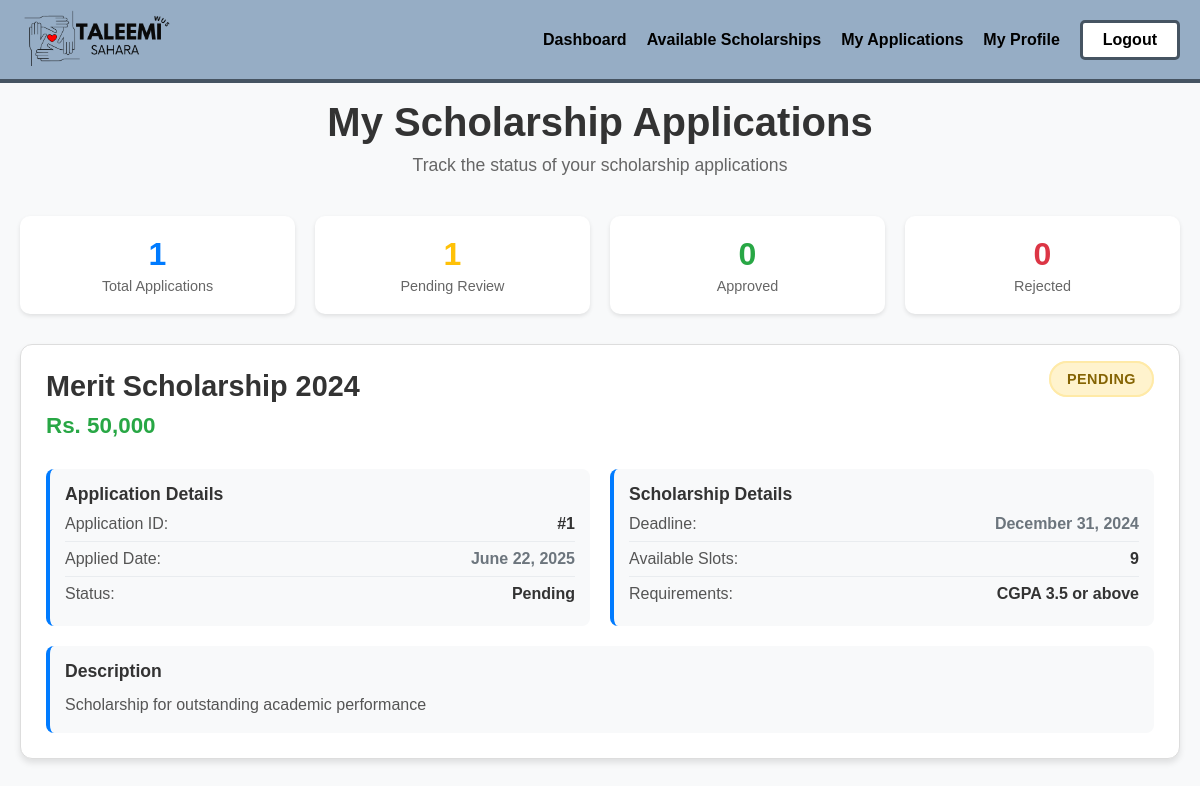
The app's page /student/my_applications.php (signed in) with its own data.
### tables this page shows
CREATE TABLE `scholarship_applications` (
  `id` int(11) NOT NULL,
  `student_id` int(11) NOT NULL,
  `scholarship_id` int(11) NOT NULL,
  `status` enum('pending','approved','rejected') DEFAULT 'pending',
  `application_date` timestamp NOT NULL DEFAULT current_timestamp(),
  `notes` text DEFAULT NULL
);

CREATE TABLE `scholarships` (
  `id` int(11) NOT NULL,
  `title` varchar(255) NOT NULL,
  `description` text DEFAULT NULL,
  `amount` decimal(10,2) NOT NULL,
  `requirements` text DEFAULT NULL,
  `deadline` date NOT NULL,
  `available_slots` int(11) NOT NULL DEFAULT 1,
  `status` enum('active','inactive') DEFAULT 'active',
  `created_at` timestamp NOT NULL DEFAULT current_timestamp()
);

### student/my_applications.php (the view, shortened to what this page needs)
<?php
require_once '../config/database.php';
$sql = "SELECT sa.*, sch.title as scholarship_title, sch.amount as scholarship_amount,
               sch.description as scholarship_description, sch.requirements as scholarship_requirements,
               sch.deadline as scholarship_deadline, sch.available_slots as scholarship_slots
        FROM scholarship_applications sa
        JOIN scholarships sch ON sa.scholarship_id = sch.id
        WHERE sa.student_id = ?
        ORDER BY sa.application_date DESC";
try {
    $stmt = $conn->prepare($sql);
    $stmt->bind_param("i", $_SESSION['user_id']);
    $stmt->execute();
    $applications = $stmt->get_result()->fetch_all(MYSQLI_ASSOC);
} catch (Exception $e) {
    $applications = [];
    $error_message = $e->getMessage();
}
?>
<!DOCTYPE html>
<html lang="en">
<head>
    <link rel="stylesheet" href="../css/font.css">
</head>
<body>
    <?php include '../components/student-navbar.php'; ?>
    <div class="applications-container">
        <div class="page-header">
            <h1>My Scholarship Applications</h1>
            <p>Track the status of your scholarship applications</p>
        </div>
        <?php if (empty($applications)): ?>
            <div class="no-applications">
                <h2>No Applications Yet</h2>
                <p>You haven't applied for any scholarships yet. Start exploring available opportunities!</p>
                <a href="scholarships.php" class="apply-now-btn">Browse Scholarships</a>
            </div>
        <?php else: ?>
            <div class="stats-section">
                <?php
                $total_applications = count($applications);
                $pending_count = 0;
                $approved_count = 0;
                $rejected_count = 0;
                foreach ($applications as $app) {
                    switch ($app['status']) {
                        case 'pending':
                            $pending_count++;
                            break;
                    }
                }
                ?>
                <div class="stat-card stat-total">
                    <div class="stat-number"><?php echo $total_applications; ?></div>
                    <div class="stat-label">Total Applications</div>
                </div>
                <div class="stat-card stat-pending">
                    <div class="stat-number"><?php echo $pending_count; ?></div>
                    <div class="stat-label">Pending Review</div>
                </div>
                <div class="stat-card stat-approved">
                    <div class="stat-number"><?php echo $approved_count; ?></div>
                    <div class="stat-label">Approved</div>
                </div>
                <div class="stat-card stat-rejected">
                    <div class="stat-number"><?php echo $rejected_count; ?></div>
                    <div class="stat-label">Rejected</div>
                </div>
            </div>
            <?php foreach ($applications as $application): ?>
                <div class="application-card">
                    <div class="application-header">
                        <div class="scholarship-info">
                            <h2 class="scholarship-title"><?php echo htmlspecialchars($application['scholarship_title']); ?></h2>
                            <div class="scholarship-amount">Rs. <?php echo number_format($application['scholarship_amount']); ?></div>
                        </div>
                        <div class="status-section">
                            <span class="status-badge status-<?php echo $application['status']; ?>">
                                <?php echo ucfirst($application['status']); ?>
                            </span>
                        </div>
                    </div>
                    <div class="application-details">
                        <div class="detail-group">
                            <h4>Application Details</h4>
                            <div class="detail-row">
                                <span class="detail-label">Application ID:</span>
                                <span class="detail-value">#<?php echo $application['id']; ?></span>
                            </div>
                            <div class="detail-row">
                                <span class="detail-label">Applied Date:</span>
                                <span class="detail-value date"><?php echo date('F j, Y', strtotime($application['application_date'])); ?></span>
                            </div>
                            <div class="detail-row">
                                <span class="detail-label">Status:</span>
                                <span class="detail-value"><?php echo ucfirst($application['status']); ?></span>
                            </div>
                        </div>
                        <div class="detail-group">
                            <h4>Scholarship Details</h4>
                            <div class="detail-row">
                                <span class="detail-label">Deadline:</span>
                                <span class="detail-value date"><?php echo date('F j, Y', strtotime($application['scholarship_deadline'])); ?></span>
                            </div>
                            <div class="detail-row">
                                <span class="detail-label">Available Slots:</span>
                                <span class="detail-value"><?php echo $application['scholarship_slots']; ?></span>
                            </div>
                            <div class="detail-row">
                                <span class="detail-label">Requirements:</span>
                                <span class="detail-value"><?php echo htmlspecialchars($application['scholarship_requirements'] ?: 'No specific requirements'); ?></span>
                            </div>
                        </div>
                    </div>
                    <?php if (!empty($application['scholarship_description'])): ?>
                        <div class="detail-group">
                            <h4>Description</h4>
                            <p style="margin: 0; line-height: 1.6; color: #555;">
                                <?php echo htmlspecialchars($application['scholarship_description']); ?>
                            </p>
                        </div>
                    <?php endif; ?>
                </div>
            <?php endforeach; ?>
        <?php endif; ?>
    </div>
</body>
</html>

### student/my_applications.php (style rules this page uses)
body { font-family: 'Raleway', sans-serif; background-color: #f8f9fa; }
.applications-container { max-width: 1200px; margin: 0 auto; padding: 100px 20px 20px; }
.page-header { text-align: center; margin-bottom: 40px; }
.page-header h1 { color: #333; font-size: 2.5em; margin-bottom: 10px; }
.page-header p { color: #666; font-size: 1.1em; }
.application-card { background: white; border: 1px solid #ddd; border-radius: 12px; padding: 25px; margin-bottom: 25px; box-shadow: 0 4px 6px rgba(0, 0, 0, 0.1); transition: transform 0.2s ease, box-shadow 0.2s ease; }
.application-header { display: flex; justify-content: space-between; align-items: flex-start; margin-bottom: 20px; flex-wrap: wrap; gap: 15px; }
.scholarship-info { flex: 1; min-width: 300px; }
.scholarship-title { font-size: 1.8em; color: #333; margin: 0 0 10px 0; font-weight: 600; }
.scholarship-amount { font-size: 1.4em; color: #28a745; font-weight: bold; margin-bottom: 10px; }
.status-section { text-align: right; min-width: 150px; }
.status-badge { padding: 8px 16px; border-radius: 20px; font-size: 0.9em; font-weight: 600; text-transform: uppercase; letter-spacing: 0.5px; }
.status-pending { background: #fff3cd; color: #856404; border: 2px solid #ffeaa7; }
.application-details { display: grid; grid-template-columns: repeat(auto-fit, minmax(250px, 1fr)); gap: 20px; margin-bottom: 20px; }
.detail-group { background: #f8f9fa; padding: 15px; border-radius: 8px; border-left: 4px solid #007bff; }
.detail-group h4 { margin: 0 0 10px 0; color: #333; font-size: 1.1em; font-weight: 600; }
.detail-row { display: flex; justify-content: space-between; margin-bottom: 8px; padding-bottom: 8px; border-bottom: 1px solid #e9ecef; }
.detail-row:last-child { border-bottom: none; margin-bottom: 0; }
.detail-label { font-weight: 500; color: #555; }
.detail-value { font-weight: 600; color: #333; }
.detail-value.date { color: #6c757d; }
.stats-section { display: grid; grid-template-columns: repeat(auto-fit, minmax(200px, 1fr)); gap: 20px; margin-bottom: 30px; }
.stat-card { background: white; padding: 20px; border-radius: 10px; text-align: center; box-shadow: 0 2px 4px rgba(0, 0, 0, 0.1); }
.stat-number { font-size: 2em; font-weight: bold; margin-bottom: 5px; }
.stat-label { color: #666; font-size: 0.9em; }
.stat-pending .stat-number { color: #ffc107; }
.stat-approved .stat-number { color: #28a745; }
.stat-rejected .stat-number { color: #dc3545; }
.stat-total .stat-number { color: #007bff; }

### components/student-navbar.php (style rules this page uses)
* { box-sizing: border-box; padding: 0; margin: 0; font-family: "Raleway", sans-serif; }

### records on screen
scholarship_applications: scholarship.title "Merit Scholarship 2024", scholarship.amount "50,000", status "PENDING", id "1", application_date "June 22, 2025", status "Pending", scholarship.deadline "December 31, 2024", scholarship.available_slots "9", scholarship.requirements "CGPA 3.5 or above", scholarship.description "Scholarship for outstanding academic performance"

### other values on screen
$total_applications "1"
$pending_count "1"
$approved_count "0"
$rejected_count "0"
